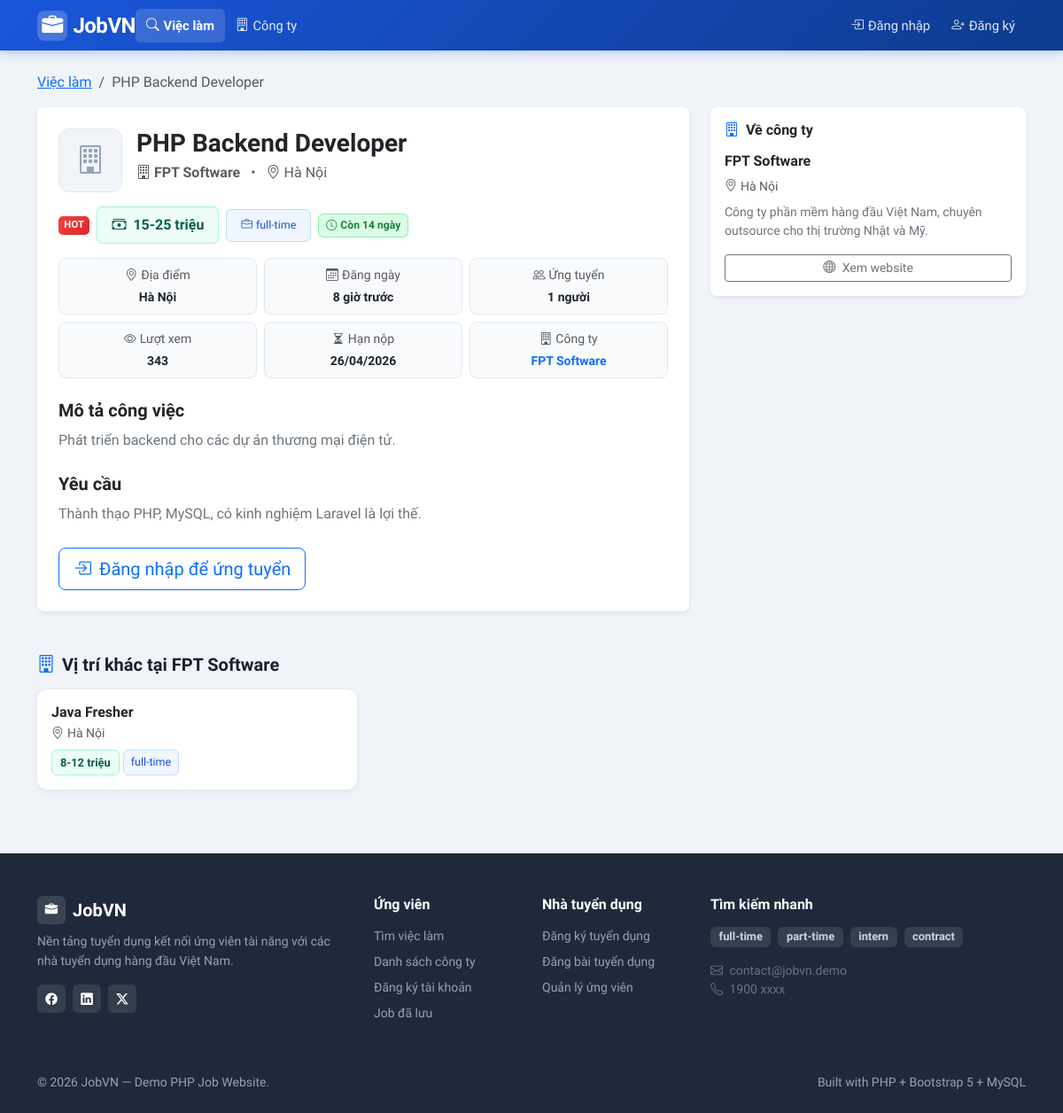
Before: /index.php?page=job_detail&id=1 with the older database file.
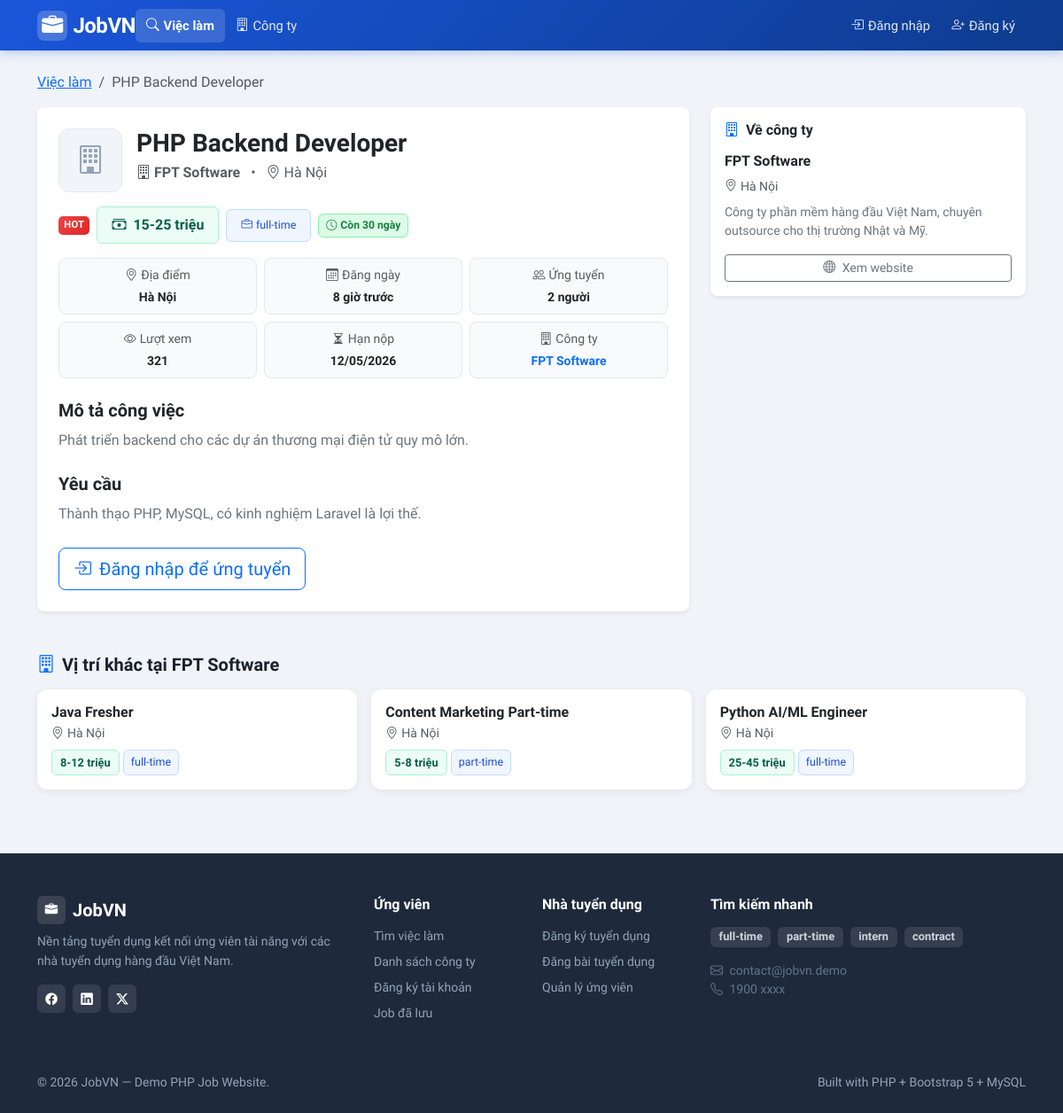
After: the same page with the newer database file.
### tables this page shows
CREATE TABLE jobs (
    id INT AUTO_INCREMENT PRIMARY KEY,
    company_id INT NOT NULL,
    employer_id INT NOT NULL,                    
    title VARCHAR(200) NOT NULL,
    description TEXT NOT NULL,
    requirements TEXT NULL,
    location VARCHAR(200) NULL,
    salary_min INT NULL,                         
    salary_max INT NULL,                         
    job_type ENUM('full-time','part-time','intern','contract') NOT NULL DEFAULT 'full-time',
    is_active TINYINT(1) NOT NULL DEFAULT 1,
    is_hot TINYINT(1) NOT NULL DEFAULT 0,        
    views INT NOT NULL DEFAULT 0,                
    expired_at DATETIME NULL,                    
    category VARCHAR(50) NOT NULL DEFAULT 'Công nghệ thông tin',   
    created_at DATETIME NOT NULL DEFAULT CURRENT_TIMESTAMP,
    FOREIGN KEY (company_id) REFERENCES companies(id) ON DELETE CASCADE,
    FOREIGN KEY (employer_id) REFERENCES users(id) ON DELETE CASCADE
);

CREATE TABLE companies (
    id INT AUTO_INCREMENT PRIMARY KEY,
    owner_id INT NOT NULL,                       
    name VARCHAR(200) NOT NULL,
    description TEXT NULL,
    location VARCHAR(200) NULL,
    website VARCHAR(200) NULL,
    logo VARCHAR(255) NULL,                      
    created_at DATETIME NOT NULL DEFAULT CURRENT_TIMESTAMP,
    UNIQUE KEY uq_company_owner (owner_id),      
    FOREIGN KEY (owner_id) REFERENCES users(id) ON DELETE CASCADE
);

### src/pages/job_detail.php (the view, shortened to what the changed rows need)
<?php
$id = (int)($_GET['id'] ?? 0);
$stmt = db()->prepare("
    SELECT j.*, c.name AS company_name, c.description AS company_desc,
           c.website AS company_site, c.logo AS company_logo,
           c.location AS company_location, c.id AS company_id
    FROM jobs j JOIN companies c ON c.id = j.company_id
    WHERE j.id = ?
");
$stmt->execute([$id]);
$j = $stmt->fetch();
$isSaved = false;
$hasApplied = false;
$relatedStmt = db()->prepare("
    SELECT * FROM jobs
    WHERE company_id = ? AND id != ? AND is_active = 1
    ORDER BY created_at DESC LIMIT 3
");
$relatedStmt->execute([$j['company_id'], $id]);
$relatedJobs = $relatedStmt->fetchAll();
$appCountStmt = db()->prepare('SELECT COUNT(*) FROM applications WHERE job_id = ?');
$appCountStmt->execute([$id]);
$appCount = (int)$appCountStmt->fetchColumn();
$j['views'] = ($j['views'] ?? 0) + 1;
require __DIR__ . '/../layout/header.php';
?>
<nav aria-label="breadcrumb" class="mb-3">
    <ol class="breadcrumb small">
        <li class="breadcrumb-item"><a href="<?= e(url('jobs')) ?>">Việc làm</a></li>
        <li class="breadcrumb-item active"><?= e($j['title']) ?></li>
    </ol>
</nav>
<div class="row g-4">
    <div class="col-md-8">
        <div class="card border-0 shadow-sm rounded-3">
            <div class="card-body p-4">
                <div class="d-flex gap-3 align-items-start mb-3">
                    <?php if ($j['company_logo']): ?>
                        <img src="/uploads/logos/<?= e($j['company_logo']) ?>"
                             alt="<?= e($j['company_name']) ?>"
                             style="width:72px;height:72px;object-fit:contain;border-radius:12px;border:1px solid #e2e8f0;padding:6px;background:#fff;flex-shrink:0">
                    <?php else: ?>
                        <div style="width:72px;height:72px;border-radius:12px;border:1px solid #e2e8f0;
                                    background:#f1f5f9;display:flex;align-items:center;justify-content:center;
                                    color:#94a3b8;font-size:2rem;flex-shrink:0">
                        </div>
                    <?php endif; ?>
                    <div>
                        <h3 class="fw-700 mb-1"><?= e($j['title']) ?></h3>
                        <div class="text-muted">
                            <i class="bi bi-building me-1"></i><strong><?= e($j['company_name']) ?></strong>
                            <span class="mx-2">•</span>
                            <i class="bi bi-geo-alt me-1"></i><?= e($j['location']) ?>
                        </div>
                    </div>
                </div>
                <div class="d-flex flex-wrap gap-2 mb-3 align-items-center">
                    <?php if ($j['is_hot']): ?>
                        <span class="badge-hot">HOT</span>
                    <?php endif; ?>
                    <span class="badge-salary fs-6 px-3 py-2">
                        <i class="bi bi-cash-stack me-1"></i>
                        <?= e(format_salary($j['salary_min'], $j['salary_max'])) ?>
                    </span>
                    <span class="badge-type px-3 py-2">
                        <i class="bi bi-briefcase me-1"></i><?= e($j['job_type']) ?>
                    </span>
                    <?= deadline_badge($j['expired_at'] ?? null) ?>
                </div>
                <div class="row g-2 mb-4">
                    <div class="col-6 col-md-4">
                        <div class="rounded-3 p-2 text-center" style="background:#f8fafc;border:1px solid #e2e8f0">
                            <div class="text-muted small mb-1"><i class="bi bi-geo-alt me-1"></i>Địa điểm</div>
                            <div class="fw-600 small"><?= e($j['location'] ?: 'Không rõ') ?></div>
                        </div>
                    </div>
                    <div class="col-6 col-md-4">
                        <div class="rounded-3 p-2 text-center" style="background:#f8fafc;border:1px solid #e2e8f0">
                            <div class="text-muted small mb-1"><i class="bi bi-calendar3 me-1"></i>Đăng ngày</div>
                            <div class="fw-600 small"><?= time_ago($j['created_at']) ?></div>
                        </div>
                    </div>
                    <div class="col-6 col-md-4">
                        <div class="rounded-3 p-2 text-center" style="background:#f8fafc;border:1px solid #e2e8f0">
                            <div class="text-muted small mb-1"><i class="bi bi-people me-1"></i>Ứng tuyển</div>
                            <div class="fw-600 small"><?= $appCount ?> người</div>
                        </div>
                    </div>
                    <div class="col-6 col-md-4">
                        <div class="rounded-3 p-2 text-center" style="background:#f8fafc;border:1px solid #e2e8f0">
                            <div class="text-muted small mb-1"><i class="bi bi-eye me-1"></i>Lượt xem</div>
                            <div class="fw-600 small"><?= format_views($j['views']) ?></div>
                        </div>
                    </div>
                    <?php if ($j['expired_at']): ?>
                    <div class="col-6 col-md-4">
                        <div class="rounded-3 p-2 text-center" style="background:#f8fafc;border:1px solid #e2e8f0">
                            <div class="text-muted small mb-1"><i class="bi bi-hourglass-split me-1"></i>Hạn nộp</div>
                            <div class="fw-600 small"><?= date('d/m/Y', strtotime($j['expired_at'])) ?></div>
                        </div>
                    </div>
                    <?php endif; ?>
                    <div class="col-6 col-md-4">
                        <div class="rounded-3 p-2 text-center" style="background:#f8fafc;border:1px solid #e2e8f0">
                            <div class="fw-600 small">
                                <a href="<?= e(url('company_detail', ['id' => $j['company_id']])) ?>"
                                   class="text-decoration-none text-primary">
                                    <?= e(mb_strimwidth($j['company_name'], 0, 20, '...')) ?>
                                </a>
                            </div>
                        </div>
                    </div>
                </div>
                <h5 class="fw-600 mb-2">Mô tả công việc</h5>
                <div class="text-secondary mb-4" style="line-height:1.7">
                    <?= nl2br(e($j['description'])) ?>
                </div>
                <?php if ($j['requirements']): ?>
                    <h5 class="fw-600 mb-2">Yêu cầu</h5>
                    <div class="text-secondary mb-4" style="line-height:1.7">
                        <?= nl2br(e($j['requirements'])) ?>
                    </div>
                <?php endif; ?>
                <div class="d-flex gap-2 align-items-center">
                    <?php if ($u && $u['role'] === 'user'): ?>
                        <?php if ($hasApplied): ?>
                            <button class="btn btn-secondary btn-lg" disabled>
                                <i class="bi bi-check-circle me-1"></i> Đã ứng tuyển
                            </button>
                        <?php else: ?>
                            <a href="<?= e(url('user/apply', ['job_id' => $j['id']])) ?>"
                               class="btn btn-primary btn-lg px-4">
                                <i class="bi bi-send me-1"></i> Ứng tuyển ngay
                            </a>
                        <?php endif; ?>
                        <form method="post">
                            <input type="hidden" name="action" value="toggle_save">
                            <button class="btn btn-lg <?= $isSaved ? 'btn-danger' : 'btn-outline-danger' ?>">
                                <i class="bi bi-heart<?= $isSaved ? '-fill' : '' ?> me-1"></i>
                                <?= $isSaved ? 'Bỏ lưu' : 'Lưu job' ?>
                            </button>
                        </form>
                    <?php elseif (!$u): ?>
                        <a href="<?= e(url('login')) ?>" class="btn btn-outline-primary btn-lg">
                        </a>
                    <?php endif; ?>
                </div>
            </div>
        </div>
    </div>
    <div class="col-md-4">
        <div class="card border-0 shadow-sm rounded-3 sticky-top" style="top:20px">
            <div class="card-body p-3">
                <h6 class="fw-600 mb-3">
                    <i class="bi bi-building me-2 text-primary"></i>Về công ty
                </h6>
                <div class="d-flex gap-2 align-items-center mb-2">
                    <h6 class="fw-600 mb-0">
                    <a href="<?= e(url('company_detail', ['id' => $j['company_id']])) ?>"
                       class="text-decoration-none text-dark">
                        <?= e($j['company_name']) ?>
                    </a>
                </h6>
                </div>
                <?php if ($j['company_location']): ?>
                    <div class="small text-muted mb-2">
                        <i class="bi bi-geo-alt me-1"></i><?= e($j['company_location']) ?>
                    </div>
                <?php endif; ?>
                <?php if ($j['company_desc']): ?>
                    <p class="small text-secondary mb-3"><?= e(mb_strimwidth($j['company_desc'], 0, 200, '...')) ?></p>
                <?php endif; ?>
                <?php if ($j['company_site']): ?>
                    <a href="<?= e($j['company_site']) ?>" target="_blank" class="btn btn-outline-secondary btn-sm w-100">
                        <i class="bi bi-globe me-1"></i> Xem website
                    </a>
                <?php endif; ?>
            </div>
        </div>
    </div>
</div>
<?php if ($relatedJobs): ?>
<div class="mt-5">
    <h5 class="fw-700 mb-3">
        <i class="bi bi-building me-2 text-primary"></i>Vị trí khác tại <?= e($j['company_name']) ?>
    </h5>
    <div class="row g-3">
        <?php foreach ($relatedJobs as $r): ?>
            <div class="col-md-4">
                <div class="card job-card border-0 h-100">
                    <div class="card-body p-3">
                        <h6 class="fw-600 mb-1">
                            <a href="<?= e(url('job_detail', ['id' => $r['id']])) ?>"
                               class="text-decoration-none text-dark">
                                <?= e($r['title']) ?>
                            </a>
                        </h6>
                        <div class="text-muted small mb-2">
                            <i class="bi bi-geo-alt me-1"></i><?= e($r['location'] ?: 'Không xác định') ?>
                        </div>
                        <div class="d-flex flex-wrap gap-1">
                            <span class="badge-salary"><?= e(format_salary($r['salary_min'], $r['salary_max'])) ?></span>
                            <span class="badge-type"><?= e($r['job_type']) ?></span>
                        </div>
                    </div>
                </div>
            </div>
        <?php endforeach; ?>
    </div>
</div>
<?php endif; ?>
<?php require __DIR__ . '/../layout/footer.php';

### src/helpers.php (shortened to what the changed rows need)
<?php
function e($v): string
{
    return htmlspecialchars((string)$v, ENT_QUOTES, 'UTF-8');
}
function url(string $page, array $params = []): string
{
    $params = array_merge(['page' => $page], $params);
    return BASE_URL . '?' . http_build_query($params);
}
function format_salary(?int $min, ?int $max): string
{
    if ($min && $max) return $min . '-' . $max . ' triệu';
    return 'Đến ' . $max . ' triệu';
}
function time_ago(string $datetime): string
{
    $diff = time() - strtotime($datetime);
    if ($diff < 86400)     return (int)($diff / 3600) . ' giờ trước';
    return date('d/m/Y', strtotime($datetime));
}
function deadline_badge(?string $expiredAt): string
{
    $diff = (int)ceil((strtotime($expiredAt) - time()) / 86400);
    return '<span class="badge-deadline normal"><i class="bi bi-clock me-1"></i>Còn ' . $diff . ' ngày</span>';
}
function format_views(int $views): string
{
    return (string)$views;
}

### src/layout/footer.php (shortened to what the changed rows need)
</main>
<footer class="mt-5 pt-5 pb-4" style="background:#1e293b;color:#94a3b8">
    <div class="container">
        <div class="row g-4 mb-4">
            <div class="col-md-4">
                <div class="d-flex flex-wrap gap-2">
                    <?php foreach (['full-time','part-time','intern','contract'] as $t): ?>
                        <a href="<?= e(url('jobs', ['job_type' => $t])) ?>"
                           class="badge text-decoration-none"
                           style="background:rgba(255,255,255,0.1);color:#cbd5e1;font-size:0.8rem;padding:0.4em 0.75em;border-radius:6px">
                            <?= $t ?>
                        </a>
                    <?php endforeach; ?>
                </div>
            </div>
        </div>
    </div>
</footer>
</body>
</html>

Changed rows visible on the page:
changed jobs "PHP Backend Developer": expired_at "14" → "30"; expired_at "26/04/2026" → "12/05/2026"; description "Phát triển backend cho các dự án thương mại điện tử." → "Phát triển backend cho các dự án thương mại điện tử quy mô lớn."
added jobs: title "Content Marketing Part-time", location "Hà Nội", format_salary($r['salary_min'], $r['salary_max']) "5-8 triệu", job_type "part-time"
added jobs: title "Python AI/ML Engineer", location "Hà Nội", format_salary($r['salary_min'], $r['salary_max']) "25-45 triệu", job_type "full-time"
Other visible differences:
$appCount: "1" → "2"
format_views($j['views']): "343" → "321"
